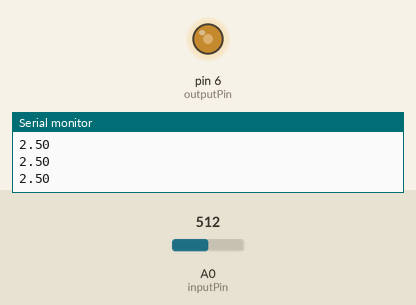
A sketch run on a simulated Arduino Uno, built with avr-gcc and run on an emulated ATmega328P. On the bench: output pins drawn as LEDs (lit = HIGH), the last lines printed to the serial monitor. The inputs (shaded band) are chosen by the test bench; at power-on: A0 (inputPin) = 512.

Above: at 1.2 s.
1.3 s: A0 (inputPin) set to 716
At 1.9 s:
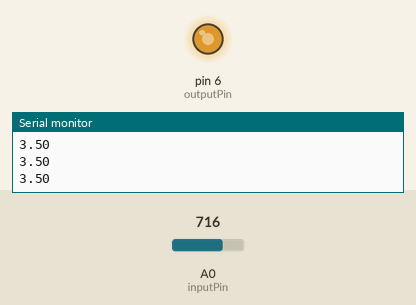
2.8 s: A0 (inputPin) set to 900
At 4.0 s:
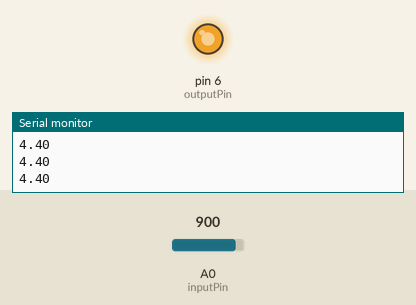
4.3 s: A0 (inputPin) set to 122
At 5.2 s:
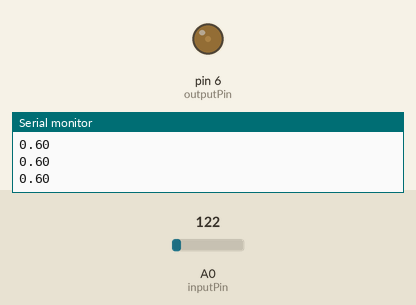
5.8 s: A0 (inputPin) set to 0
At 6.5 s:
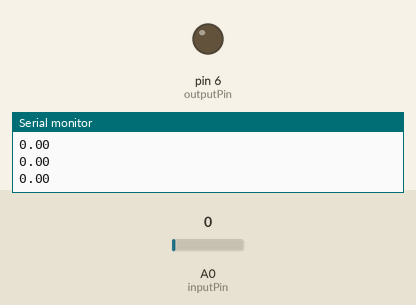
7.3 s: A0 (inputPin) set to 511
At 8.7 s:
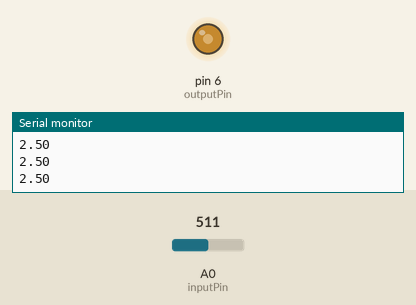
Timing chart, 0 to 9.8 s (numbered marks = the images above; inputs shaded):
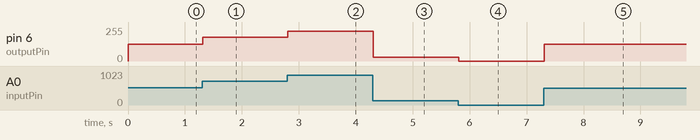

The sketch:

potentiometer.ino
```cpp
int inputPin=A0;
int outputPin=6;
float value;
void setup() {
  // put your setup code here, to run once:
pinMode(inputPin,INPUT);
pinMode(outputPin,OUTPUT);
Serial.begin(9600);
}

void loop() {
  // put your main code here, to run repeatedly:
value=analogRead(inputPin);
value=(value/1023)*5;
Serial.println(value);
value=value*51;
analogWrite(outputPin,value);


}
```

Measured:
- after the input at 1.3 s, pin 6 (outputPin): 127/255 → 178/255 at once
- after the input at 2.8 s, pin 6 (outputPin): 178/255 → 224/255 at once
- after the input at 4.3 s, pin 6 (outputPin): 224/255 → 30/255 at once
- after the input at 5.8 s, pin 6 (outputPin): 30/255 → 0/255 at once
- after the input at 7.3 s, pin 6 (outputPin): 0/255 → 127/255 at once
